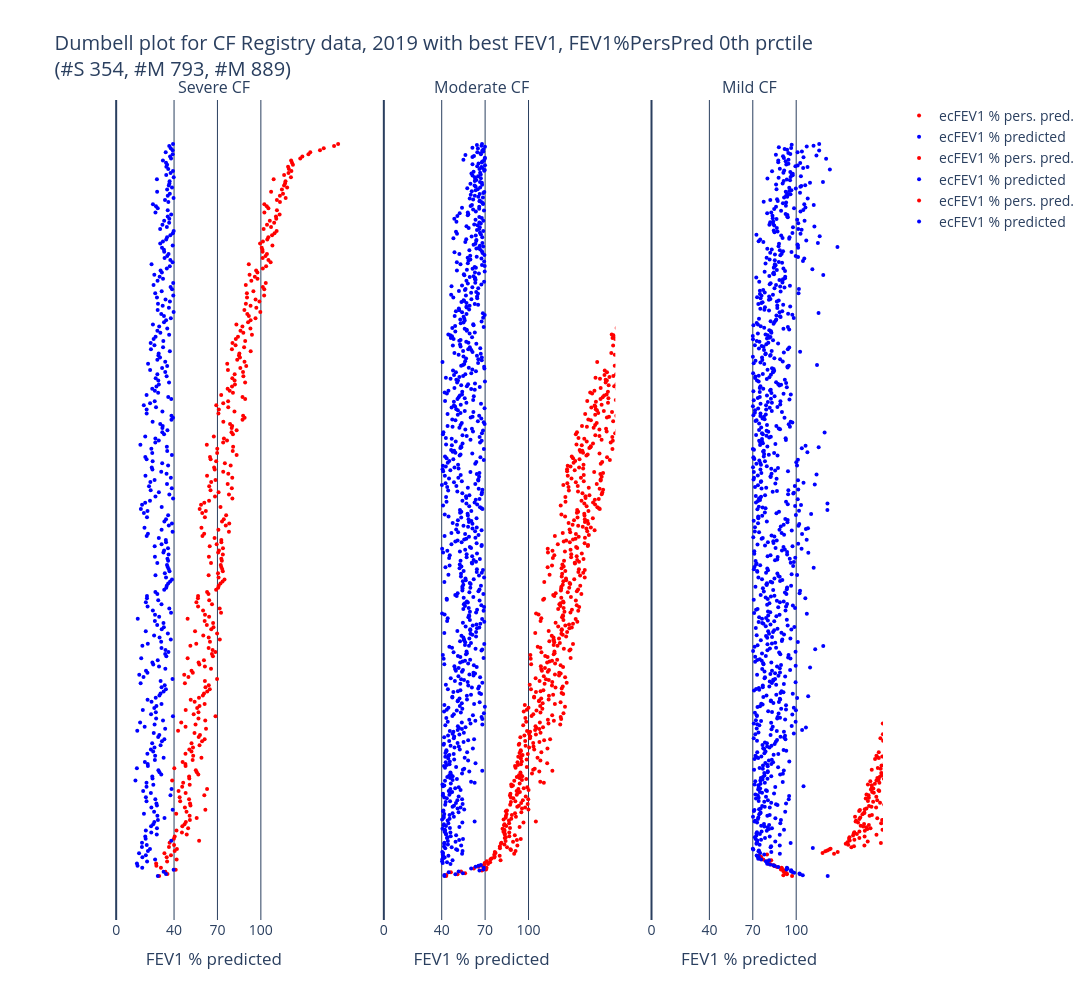

Notebook cell for this chart:
### Code cell
## FILL ##
prctile = 0

title = f"Dumbell plot for CF Registry data, 2019 with best FEV1, FEV1%PersPred {prctile:.0f}th prctile"
ac_col = "FEV1%PersPred"
ppfev1_row = "ecFEV1 % Predicted"

df["ppFEV1 - pppFEV1"] = df["FEV1 % Predicted"] - df["FEV1%PersPred"]
col = "ppFEV1 - pppFEV1"
t = df[col].abs().quantile(prctile / 100)
df_to_plot = df[df[col].abs() > t]


df_to_plot, _, _ = get_dumbell_plot_data_model_ppfev1(
    df_to_plot, ac_col, ppfev1_row
)

mask_ppfev1 = df_to_plot["measure"] == ppfev1_row
id_ppfev1 = df_to_plot[mask_ppfev1].groupby("ID")["value"].mean()

# Split IDs into three groups based on ecFEV1% values
mild_ids = id_ppfev1[id_ppfev1 >= 70].index
moderate_ids = id_ppfev1[(id_ppfev1 >= 40) & (id_ppfev1 < 70)].index
severe_ids = id_ppfev1[id_ppfev1 < 40].index

# Create the three dataframes
df_mild = df_to_plot[df_to_plot["ID"].isin(mild_ids)]
df_moderate = df_to_plot[df_to_plot["ID"].isin(moderate_ids)]
df_severe = df_to_plot[df_to_plot["ID"].isin(severe_ids)]

# Plot the three groups
fig = make_subplots(
    1, 3, horizontal_spacing=0, column_titles=["Severe CF", "Moderate CF", "Mild CF"]
)
title = f"{title}<br>(#S {len(severe_ids)}, #M {len(moderate_ids)}, #M {len(mild_ids)})"
plot_dumbell_for_df_model_ppfev1(fig, df_mild, [ac_col, ppfev1_row], 3)
plot_dumbell_for_df_model_ppfev1(fig, df_moderate, [ac_col, ppfev1_row], 2)
plot_dumbell_for_df_model_ppfev1(fig, df_severe, [ac_col, ppfev1_row], 1)

fig.update_layout(
    height=1000,
    # height=1800,
    width=1200,
    font=dict(size=14),
    showlegend=True,
    title=title,
    plot_bgcolor="white",
    paper_bgcolor="white",
)
print(min(df_to_plot["value"]))
fig.update_xaxes(
    range=[-25, 160],
    tickvals=[0, 40, 70, 100],
    title="FEV1 % predicted",
    gridcolor="#2a3f5f",
    zeroline=True,
    zerolinecolor="#2a3f5f",
    zerolinewidth=2,
)
fig.update_yaxes(
    showticklabels=False,
    showgrid=False,
    gridcolor="#2a3f5f",
    zeroline=True,
    zerolinecolor="#2a3f5f",
    zerolinewidth=2,
)
# fig.write_image(f"{dh.get_path_to_main()}PlotsCFR/{title}.pdf")
fig.show()

### Figure 1 — Plotly figure (JSON) as saved in the notebook; plotly's stock layout.template omitted (floating-point values rounded to 4 significant figures; data arrays with more than 128 entries replaced by an {"elided": "..."} marker saying what was removed)
{"data": [{"marker": {"color": "red", "size": 4}, "mode": "markers", "name": "ecFEV1 % pers. pred.", "type": "scatter", "x": {"elided": "889 float values"}, "xaxis": "x3", "y": {"elided": "889 str values"}, "yaxis": "y3"}, {"marker": {"color": "blue", "size": 4}, "mode": "markers", "name": "ecFEV1 % predicted", "type": "scatter", "x": {"elided": "889 float values"}, "xaxis": "x3", "y": {"elided": "889 str values"}, "yaxis": "y3"}, {"marker": {"color": "red", "size": 4}, "mode": "markers", "name": "ecFEV1 % pers. pred.", "type": "scatter", "x": {"elided": "793 float values"}, "xaxis": "x2", "y": {"elided": "793 str values"}, "yaxis": "y2"}, {"marker": {"color": "blue", "size": 4}, "mode": "markers", "name": "ecFEV1 % predicted", "type": "scatter", "x": {"elided": "793 float values"}, "xaxis": "x2", "y": {"elided": "793 str values"}, "yaxis": "y2"}, {"marker": {"color": "red", "size": 4}, "mode": "markers", "name": "ecFEV1 % pers. pred.", "type": "scatter", "x": {"elided": "354 float values"}, "xaxis": "x", "y": {"elided": "354 str values"}, "yaxis": "y"}, {"marker": {"color": "blue", "size": 4}, "mode": "markers", "name": "ecFEV1 % predicted", "type": "scatter", "x": {"elided": "354 float values"}, "xaxis": "x", "y": {"elided": "354 str values"}, "yaxis": "y"}], "layout": {"annotations": [{"font": {"size": 16}, "showarrow": false, "text": "Severe CF", "x": 0.1667, "xanchor": "center", "xref": "paper", "y": 1, "yanchor": "bottom", "yref": "paper"}, {"font": {"size": 16}, "showarrow": false, "text": "Moderate CF", "x": 0.5, "xanchor": "center", "xref": "paper", "y": 1, "yanchor": "bottom", "yref": "paper"}, {"font": {"size": 16}, "showarrow": false, "text": "Mild CF", "x": 0.8333, "xanchor": "center", "xref": "paper", "y": 1, "yanchor": "bottom", "yref": "paper"}], "font": {"size": 14}, "height": 1000, "paper_bgcolor": "white", "plot_bgcolor": "white", "showlegend": true, "title": {"text": "Dumbell plot for CF Registry data, 2019 with best FEV1, FEV1%PersPred 0th prctile<br>(#S 354, #M 793, #M 889)"}, "width": 1200, "xaxis": {"anchor": "y", "domain": [0, 0.3333], "gridcolor": "#2a3f5f", "range": [-25, 160], "tickvals": [0, 40, 70, 100], "title": {"text": "FEV1 % predicted"}, "zeroline": true, "zerolinecolor": "#2a3f5f", "zerolinewidth": 2}, "xaxis2": {"anchor": "y2", "domain": [0.3333, 0.6667], "gridcolor": "#2a3f5f", "range": [-25, 160], "tickvals": [0, 40, 70, 100], "title": {"text": "FEV1 % predicted"}, "zeroline": true, "zerolinecolor": "#2a3f5f", "zerolinewidth": 2}, "xaxis3": {"anchor": "y3", "domain": [0.6667, 1], "gridcolor": "#2a3f5f", "range": [-25, 160], "tickvals": [0, 40, 70, 100], "title": {"text": "FEV1 % predicted"}, "zeroline": true, "zerolinecolor": "#2a3f5f", "zerolinewidth": 2}, "yaxis": {"anchor": "x", "domain": [0, 1], "gridcolor": "#2a3f5f", "showgrid": false, "showticklabels": false, "zeroline": true, "zerolinecolor": "#2a3f5f", "zerolinewidth": 2}, "yaxis2": {"anchor": "x2", "domain": [0, 1], "gridcolor": "#2a3f5f", "showgrid": false, "showticklabels": false, "zeroline": true, "zerolinecolor": "#2a3f5f", "zerolinewidth": 2}, "yaxis3": {"anchor": "x3", "domain": [0, 1], "gridcolor": "#2a3f5f", "showgrid": false, "showticklabels": false, "zeroline": true, "zerolinecolor": "#2a3f5f", "zerolinewidth": 2}}}
